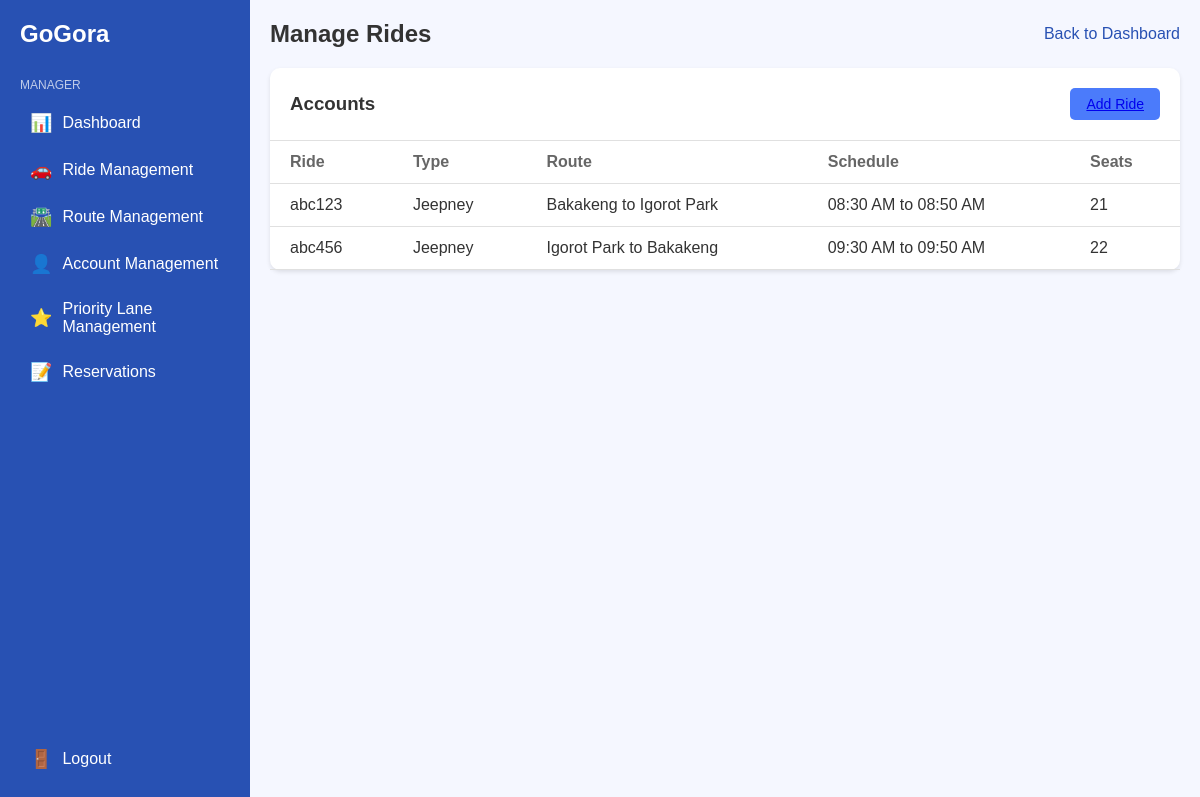
Before: /view/manager/ride.php with the older database file.
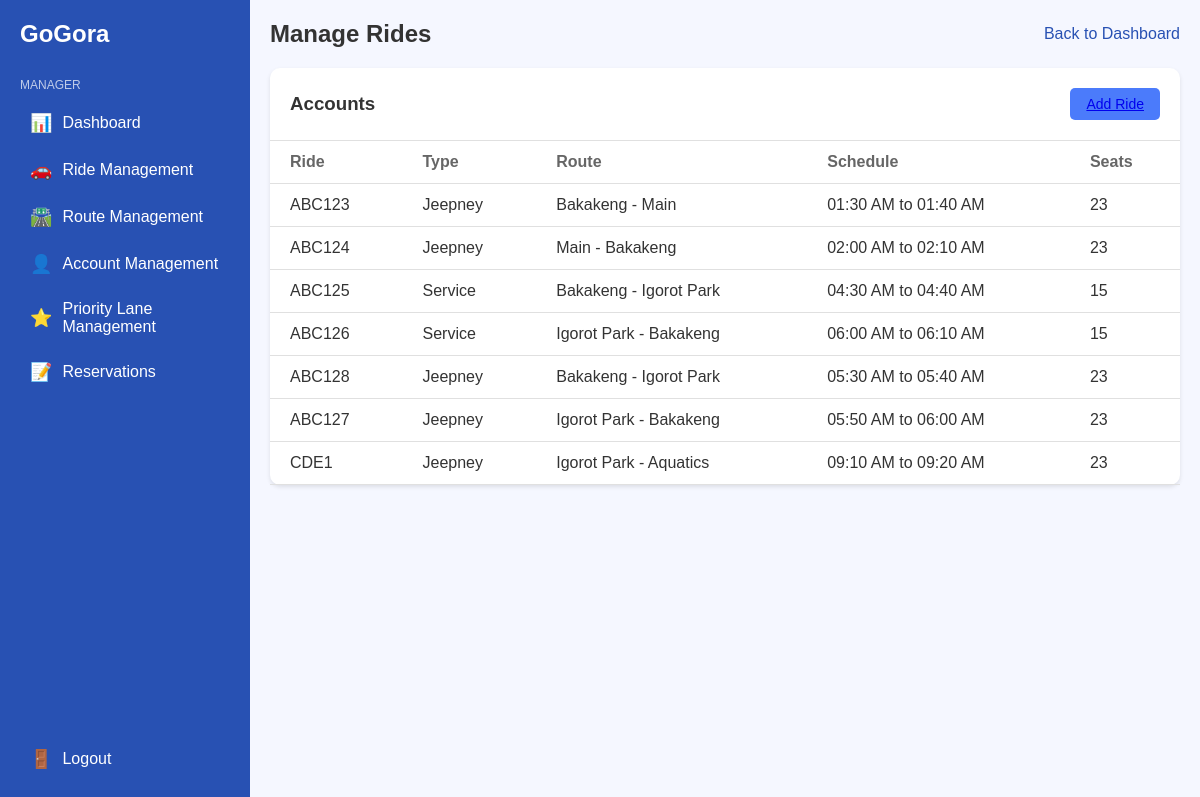
After: the same page with the newer database file.
### tables this page shows
CREATE TABLE `rides` (
  `ride_id` int(11) NOT NULL,
  `plate_number` varchar(6) NOT NULL,
  `route` varchar(45) NOT NULL,
  `time` datetime NOT NULL,
  `seats_available` int(11) NOT NULL,
  `ride_type` enum('Jeepney','Service') NOT NULL,
  `departure` datetime NOT NULL,
  `capacity` int(11) NOT NULL,
  `queue` int(11) NOT NULL
);

### view/manager/ride.php (the view, shortened to what this page needs)
<?php
     include($_SERVER['DOCUMENT_ROOT'] . '/control/includes/db.php');
   $sql = "SELECT plate_number, ride_type, route, CONCAT(DATE_FORMAT(time, '%h:%i %p'), ' to ', DATE_FORMAT(departure, '%h:%i %p')) as schedule, seats_available FROM rides";
   $result = mysqli_query($conn, $sql);
?>
<!DOCTYPE html>
<html lang="en">
<head>
    <link rel="stylesheet" href="../manager/css/styles.css">
</head>
<body>
    <div class="container">
        <nav class="sidebar">
            <div class="logo">
                <h1>GoGora</h1>
            </div>
            <div class="nav-title">MANAGER</div>
            <ul>
                <li><a href="../manager/dashboard.php"><span class="icon">📊</span> Dashboard</a></li>
                <li><a href="../manager/ride.php"><span class="icon">🚗</span> Ride Management</a></li>
                <li><a href="../manager/route.php"><span class="icon">🛣️</span> Route Management</a></li>
                <li><a href="../manager/account.php"><span class="icon">👤</span> Account Management</a></li>
                <li><a href="../manager/priority.php"><span class="icon">⭐</span> Priority Lane Management</a></li>
                <li><a href="../manager/reservations.php"><span class="icon">📝</span> Reservations</a></li>
            </ul>
            <div class="logout">
                <a href="#"><span class="icon">🚪</span> Logout</a>
            </div>
        </nav>
        <main class="content">
            <header>
                <h2>Manage Rides</h2>
                <a href="../manager/dashboard.php" class="back-link">Back to Dashboard</a>
            </header>
            <section class="accounts">
                <div class="section-header">
                    <h3>Accounts</h3>
                    <button class="add-user"><a href="../manager/addRide.php">Add Ride</a></button>
                </div>
                <table>
                    <thead>
                        <tr>
                            <th>Ride</th>
                            <th>Type</th>
                            <th>Route</th>
                            <th>Schedule</th>
                            <th>Seats</th>
                        </tr>
                    </thead>
                    <tbody>
                        <?php
                        if (mysqli_num_rows($result) > 0) {
                            while ($row = mysqli_fetch_assoc($result)) {
                                echo "<tr>
                                        <td>{$row['plate_number']}</td>
                                        <td>{$row['ride_type']}</td>
                                        <td>{$row['route']}</td>
                                        <td>{$row['schedule']}</td>
                                        <td>{$row['seats_available']}</td>
                                      </tr>";
                            }
                        } else {
                            echo "<tr><td colspan='5'>No rides available</td></tr>";
                        }
                        ?>
                    </tbody>
                </table>
            </section>
        </main>
    </div>
</body>
</html>

### view/manager/css/styles.css (style rules this page uses)
:root { --primary-color: #2851B3; --secondary-color: #4B7BFB; --background-color: #F5F7FF; --text-color: #333; --white: #fff; --light-gray: #f0f0f0; --border-color: #e0e0e0; }
* { margin: 0; padding: 0; box-sizing: border-box; }
body { font-family: Arial, sans-serif; background-color: var(--background-color); color: var(--text-color); }
.container { display: flex; min-height: 100vh; }
.sidebar { width: 250px; background-color: var(--primary-color); color: var(--white); padding: 20px; display: flex; flex-direction: column; }
.logo { display: flex; align-items: center; margin-bottom: 30px; }
.logo h1 { font-size: 24px; }
.nav-title { font-size: 12px; opacity: 0.7; margin-bottom: 10px; }
.sidebar ul { list-style-type: none; }
.sidebar li { margin-bottom: 5px; }
.sidebar a { color: var(--white); text-decoration: none; display: flex; align-items: center; padding: 10px; border-radius: 5px; transition: background-color 0.3s; }
.icon { margin-right: 10px; font-size: 18px; }
.logout { margin-top: auto; }
.content { flex: 1; padding: 20px; }
header { display: flex; justify-content: space-between; align-items: center; margin-bottom: 20px; }
.back-link { color: var(--primary-color); text-decoration: none; }
.accounts, .blacklisted { background-color: var(--white); border-radius: 10px; margin-bottom: 20px; box-shadow: 0 2px 4px rgba(0, 0, 0, 0.1); }
.section-header { display: flex; justify-content: space-between; align-items: center; padding: 20px; border-bottom: 1px solid var(--border-color); }
.add-user { background-color: var(--secondary-color); color: var(--white); border: none; padding: 8px 16px; border-radius: 5px; cursor: pointer; font-size: 14px; }
table { width: 100%; border-collapse: collapse; }
th, td { text-align: left; padding: 12px 20px; border-bottom: 1px solid var(--border-color); }
th { font-weight: bold; color: #666; }

Changed rows visible on the page:
changed rides: plate_number "abc123" → "ABC123"; route "Bakakeng to Igorot Park" → "Bakakeng - Main"; schedule "08:30 AM to 08:50 AM" → "01:30 AM to 01:40 AM"; seats_available "21" → "23"
changed rides: plate_number "abc456" → "ABC124"; route "Igorot Park to Bakakeng" → "Main - Bakakeng"; schedule "09:30 AM to 09:50 AM" → "02:00 AM to 02:10 AM"; seats_available "22" → "23"
added rides: plate_number "ABC125", ride_type "Service", route "Bakakeng - Igorot Park", schedule "04:30 AM to 04:40 AM", seats_available "15"
added rides: plate_number "ABC126", ride_type "Service", route "Igorot Park - Bakakeng", schedule "06:00 AM to 06:10 AM", seats_available "15"
added rides: plate_number "ABC128", ride_type "Jeepney", route "Bakakeng - Igorot Park", schedule "05:30 AM to 05:40 AM", seats_available "23"
added rides: plate_number "ABC127", ride_type "Jeepney", route "Igorot Park - Bakakeng", schedule "05:50 AM to 06:00 AM", seats_available "23"
added rides: plate_number "CDE1", ride_type "Jeepney", route "Igorot Park - Aquatics", schedule "09:10 AM to 09:20 AM", seats_available "23"
